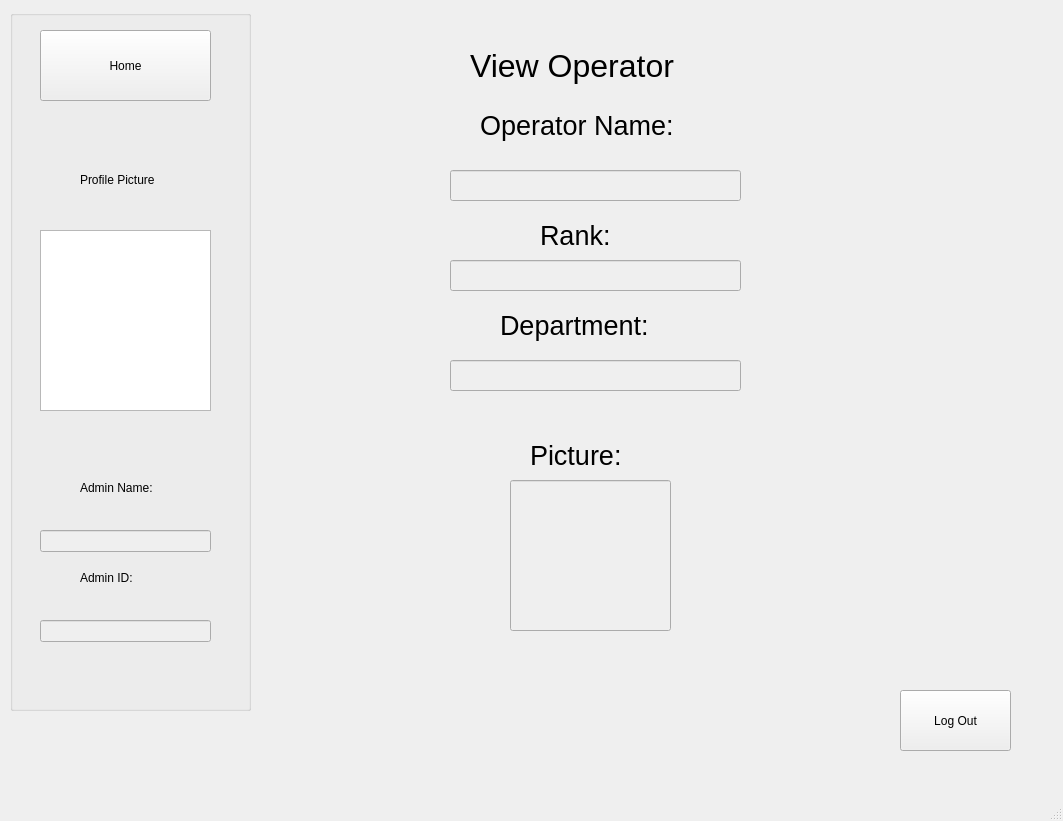
<?xml version="1.0" encoding="UTF-8"?>
<ui version="4.0">
 <class>MainWindow</class>
 <widget class="QMainWindow" name="MainWindow">
  <property name="geometry">
   <rect>
    <x>0</x>
    <y>0</y>
    <width>1063</width>
    <height>821</height>
   </rect>
  </property>
  <property name="windowTitle">
   <string>MainWindow</string>
  </property>
  <widget class="QWidget" name="centralwidget">
   <widget class="QLabel" name="label">
    <property name="geometry">
     <rect>
      <x>470</x>
      <y>30</y>
      <width>351</width>
      <height>71</height>
     </rect>
    </property>
    <property name="font">
     <font>
      <pointsize>24</pointsize>
     </font>
    </property>
    <property name="text">
     <string>View Operator</string>
    </property>
   </widget>
   <widget class="QGroupBox" name="groupBox">
    <property name="geometry">
     <rect>
      <x>10</x>
      <y>10</y>
      <width>241</width>
      <height>701</height>
     </rect>
    </property>
    <property name="title">
     <string/>
    </property>
    <widget class="QPushButton" name="home_button">
     <property name="geometry">
      <rect>
       <x>30</x>
       <y>20</y>
       <width>171</width>
       <height>71</height>
      </rect>
     </property>
     <property name="text">
      <string>Home</string>
     </property>
    </widget>
    <widget class="QGraphicsView" name="graphicsView">
     <property name="geometry">
      <rect>
       <x>30</x>
       <y>220</y>
       <width>171</width>
       <height>181</height>
      </rect>
     </property>
    </widget>
    <widget class="QLabel" name="label_2">
     <property name="geometry">
      <rect>
       <x>70</x>
       <y>160</y>
       <width>91</width>
       <height>20</height>
      </rect>
     </property>
     <property name="text">
      <string>Profile Picture</string>
     </property>
    </widget>
    <widget class="QLabel" name="label_7">
     <property name="geometry">
      <rect>
       <x>70</x>
       <y>470</y>
       <width>111</width>
       <height>16</height>
      </rect>
     </property>
     <property name="text">
      <string>Admin Name:</string>
     </property>
    </widget>
    <widget class="QLineEdit" name="lineEdit_5">
     <property name="enabled">
      <bool>false</bool>
     </property>
     <property name="geometry">
      <rect>
       <x>30</x>
       <y>520</y>
       <width>171</width>
       <height>22</height>
      </rect>
     </property>
    </widget>
    <widget class="QLabel" name="label_8">
     <property name="geometry">
      <rect>
       <x>70</x>
       <y>560</y>
       <width>111</width>
       <height>16</height>
      </rect>
     </property>
     <property name="text">
      <string>Admin ID:</string>
     </property>
    </widget>
    <widget class="QLineEdit" name="lineEdit_6">
     <property name="enabled">
      <bool>false</bool>
     </property>
     <property name="geometry">
      <rect>
       <x>30</x>
       <y>610</y>
       <width>171</width>
       <height>22</height>
      </rect>
     </property>
    </widget>
   </widget>
   <widget class="QPushButton" name="logout_button">
    <property name="geometry">
     <rect>
      <x>900</x>
      <y>690</y>
      <width>111</width>
      <height>61</height>
     </rect>
    </property>
    <property name="text">
     <string>Log Out</string>
    </property>
   </widget>
   <widget class="QLineEdit" name="name_display">
    <property name="enabled">
     <bool>false</bool>
    </property>
    <property name="geometry">
     <rect>
      <x>450</x>
      <y>170</y>
      <width>291</width>
      <height>31</height>
     </rect>
    </property>
    <property name="text">
     <string/>
    </property>
   </widget>
   <widget class="QLineEdit" name="rank_display">
    <property name="enabled">
     <bool>false</bool>
    </property>
    <property name="geometry">
     <rect>
      <x>450</x>
      <y>260</y>
      <width>291</width>
      <height>31</height>
     </rect>
    </property>
    <property name="text">
     <string/>
    </property>
   </widget>
   <widget class="QLabel" name="label_3">
    <property name="geometry">
     <rect>
      <x>480</x>
      <y>110</y>
      <width>241</width>
      <height>31</height>
     </rect>
    </property>
    <property name="font">
     <font>
      <pointsize>20</pointsize>
     </font>
    </property>
    <property name="text">
     <string>Operator Name:</string>
    </property>
   </widget>
   <widget class="QLabel" name="label_4">
    <property name="geometry">
     <rect>
      <x>540</x>
      <y>220</y>
      <width>131</width>
      <height>31</height>
     </rect>
    </property>
    <property name="font">
     <font>
      <pointsize>20</pointsize>
     </font>
    </property>
    <property name="text">
     <string>Rank:</string>
    </property>
   </widget>
   <widget class="QLineEdit" name="department_display">
    <property name="enabled">
     <bool>false</bool>
    </property>
    <property name="geometry">
     <rect>
      <x>450</x>
      <y>360</y>
      <width>291</width>
      <height>31</height>
     </rect>
    </property>
    <property name="text">
     <string/>
    </property>
   </widget>
   <widget class="QLabel" name="label_5">
    <property name="geometry">
     <rect>
      <x>500</x>
      <y>310</y>
      <width>221</width>
      <height>31</height>
     </rect>
    </property>
    <property name="font">
     <font>
      <pointsize>20</pointsize>
     </font>
    </property>
    <property name="text">
     <string>Department:</string>
    </property>
   </widget>
   <widget class="QLabel" name="label_6">
    <property name="geometry">
     <rect>
      <x>530</x>
      <y>440</y>
      <width>141</width>
      <height>31</height>
     </rect>
    </property>
    <property name="font">
     <font>
      <pointsize>20</pointsize>
     </font>
    </property>
    <property name="text">
     <string>Picture:</string>
    </property>
   </widget>
   <widget class="QLineEdit" name="lineEdit_4">
    <property name="enabled">
     <bool>false</bool>
    </property>
    <property name="geometry">
     <rect>
      <x>510</x>
      <y>480</y>
      <width>161</width>
      <height>151</height>
     </rect>
    </property>
    <property name="text">
     <string/>
    </property>
   </widget>
  </widget>
  <widget class="QMenuBar" name="menubar">
   <property name="geometry">
    <rect>
     <x>0</x>
     <y>0</y>
     <width>1063</width>
     <height>26</height>
    </rect>
   </property>
  </widget>
  <widget class="QStatusBar" name="statusbar"/>
 </widget>
 <resources/>
 <connections/>
</ui>
